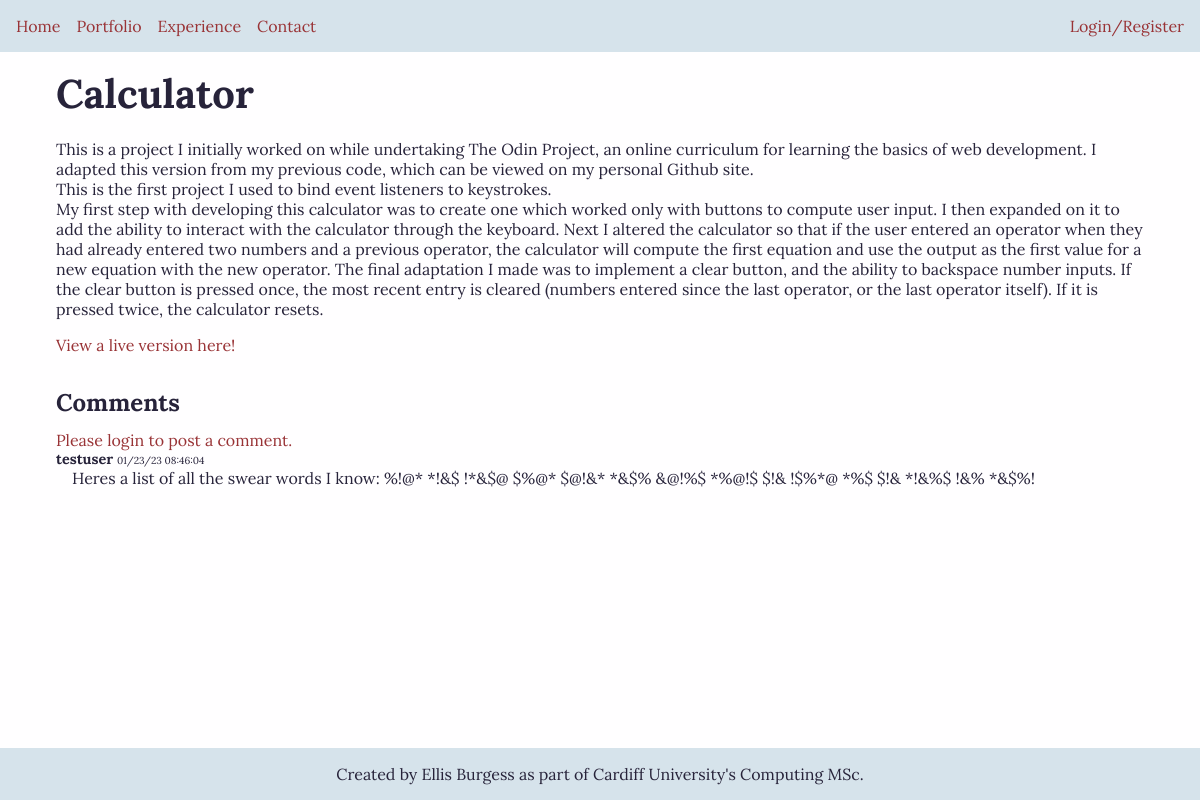
/portfolio/3, run on the app's committed database.
### blog/models.py (models this page shows, shortened)
class Portfolio(db.Model):
    id = db.Column(db.Integer, primary_key=True)
    title = db.Column(db.Text, nullable=False)
    path_name = db.Column(db.String(128), nullable=False, unique=True)
    short_description = db.Column(db.Text, nullable=False)
    description = db.Column(db.Text, nullable=False)
    comments = db.relationship('Comments', backref='portfolio', lazy=True)

class Comments(db.Model):
    id = db.Column(db.Integer, primary_key=True)
    portfolio_id = db.Column(db.Integer, db.ForeignKey('portfolio.id'), nullable=False)
    author = db.Column(db.String(15), db.ForeignKey('user.username'), nullable=False)
    date = db.Column(db.DateTime, nullable=False, default=datetime.utcnow)
    content = db.Column(db.Text, nullable=False)

### blog/routes/routes.py (the view)
@app.route('/portfolio/<int:portfolio_id>', methods=['GET', 'POST'])
def portfolio_item(portfolio_id):
    session['url'] = url_for('portfolio_item', portfolio_id=portfolio_id)
    comments = Comments.query.all()
    form = CommentForm()
    if form.validate_on_submit():
        new_comment = Comments(portfolio_id=portfolio_id, author=current_user.username, content=form.comment.data)
        db.session.add(new_comment)
        db.session.commit()
        return redirect(url_for('portfolio_item', portfolio_id = portfolio_id))
    portfolio_item = Portfolio.query.get_or_404(portfolio_id)
    return render_template('portfolio-item.html', title=portfolio_item.title, portfolio_item=portfolio_item, comments=comments, form=form, demo_url=f'/portfolio/{portfolio_item.id}/live-demo')

### blog/templates/portfolio-item.html
{% extends "layout.html" %}
{% from "macros.html" import display_comment %}
{% block content %}
    <section class="portfolio-details">
        <h1>{{ portfolio_item.title }}</h1>
        <pre>{{ portfolio_item.description }}</pre>
        <a href="{{ demo_url }}">View a live version here!</a>
    </section>
    <section class="comments">
        <h2>Comments</h2>
        {% if current_user.is_authenticated %}
        <h3>Add a comment</h3>
        <form method="POST", action="">
            {{ form.csrf_token }}
            {{ form.comment }}
            {{ form.submit }}
        </form>
        {% else %}
        <a href="{{ url_for('login') }}">Please login to post a comment.</a>
        {% endif %}
        {% for comment in comments %}
            {% if comment.portfolio_id == portfolio_item.id %}
                <article class="comment">
                    {{ display_comment(comment, current_user) }}
                </article>
            {% endif %}
        {% endfor %}
    </section>
{% endblock %}

### blog/templates/macros.html (shortened to what this page needs)
{% macro display_comment(comment, current_user) %}
    <p><strong>{{ comment.author }}</strong> <span class="comment-date">{{ display_date(comment.date) }} {{ display_time(comment.date) }}</span></p>
    <div>
    <p>{{ comment.content }}</p>
{% endmacro %}
{% macro display_date(date) %}
    {% set date_display = date.strftime("%x") %}
    {{ date_display }}
{% endmacro %}
{% macro display_time(date) %}
    {% set time_display = date.strftime("%X") %}
    {{ time_display }}
{% endmacro %}

### blog/static/style.css (style rules this page uses)
:root { --background-color: #fffeff; --text-color: #27233a; --alt-background-color: #d6e3eb; --alt-text: #993336; --focus-color: #90a959; }
* { margin: 0; padding: 0; box-sizing: border-box; color: var(--text-color); font-family: 'Lora', serif; }
body { min-height: 100vh; background-color: var(--background-color); display: grid; grid-template-rows: min-content auto min-content; }
a { color: var(--alt-text); text-decoration: none; }
h1 { font-size: 2.5em; margin-bottom: 0.5em; }
pre { word-wrap: break-word; white-space: pre-wrap; margin-bottom: 1em; }
.portfolio-details { margin-bottom: 2em; }
.comments > h2 { margin-bottom: 0.5em; }
.comment > p:first-of-type { font-size: 0.9em; }
.comment-date { font-size: 0.7em; }
.comment > div > p { margin-left: 1em; }
.comment > div { display: flex; flex-flow: row; gap: 1em; }

### data on the page
Portfolio: title "Calculator", description "This is a project I initially worked on while undertaking The Odin Project, an online curriculum for learning the basics of web development. I adapted this version from my previous code, which can be viewed on my personal Github site. This is the first project I used to bind event listeners to keystrokes. My first step with developing this calculator was to create one which worked only with buttons to compute user input. I then expanded on it to add the ability to interact with the calculator through the keyboard. Next I altered the calculator so that if the user entered an operator when they had already entered two numbers and a previous operator, the calculator will compute the first…"
Comments: author "testuser", date_display "01/23/23", time_display "08:46:04", content "Heres a list of all the swear words I know: %!@* *!&$ !*&$@ $%@* $@!&* *&$% &@!%$ *%@!$ $!& !$%*@ *%$ $!& *!&%$ !&% *&$%!"
